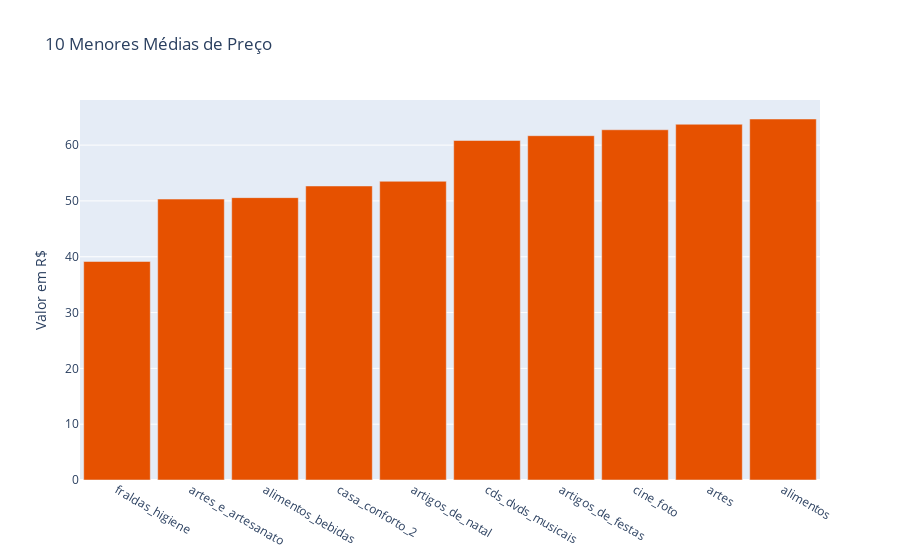

Notebook cell for this chart:
### Code cell
# menores médias
trace_low_avgs = go.Bar(x=media_price
                            .sort_values(ascending=True)
                            .head(10).index,
                       y=round(media_price
                               .sort_values(ascending=True)
                               .head(10).values, 2),
                       marker=dict(color='#e65100'))

layout_low_avgs = go.Layout(title='10 Menores Médias de Preço',
                            yaxis=dict(title='Valor em R$'),
                            bargap=.1)

fig_low_avgs = go.Figure(data=[trace_low_avgs],
                         layout=layout_low_avgs)

iplot(fig_low_avgs)

### Figure 1 — Plotly figure (JSON) as saved in the notebook; plotly's stock layout.template omitted (floating-point values rounded to 4 significant figures)
{"data": [{"marker": {"color": "#e65100"}, "type": "bar", "x": ["fraldas_higiene", "artes_e_artesanato", "alimentos_bebidas", "casa_conforto_2", "artigos_de_natal", "cds_dvds_musicais", "artigos_de_festas", "cine_foto", "artes", "alimentos"], "y": [39.15, 50.33, 50.59, 52.68, 53.52, 60.83, 61.69, 62.75, 63.74, 64.68]}], "layout": {"bargap": 0.1, "title": {"text": "10 Menores Médias de Preço"}, "yaxis": {"title": {"text": "Valor em R$"}}}}
